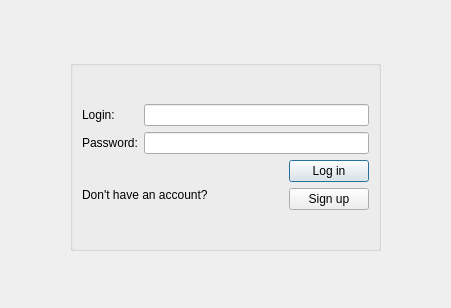
<?xml version="1.0" encoding="UTF-8"?>
<ui version="4.0">
 <class>BeginWindow</class>
 <widget class="QDialog" name="BeginWindow">
  <property name="geometry">
   <rect>
    <x>0</x>
    <y>0</y>
    <width>451</width>
    <height>308</height>
   </rect>
  </property>
  <property name="windowTitle">
   <string>Dialog</string>
  </property>
  <widget class="QGroupBox" name="groupBox">
   <property name="geometry">
    <rect>
     <x>70</x>
     <y>60</y>
     <width>311</width>
     <height>191</height>
    </rect>
   </property>
   <property name="title">
    <string/>
   </property>
   <layout class="QGridLayout" name="gridLayout">
    <item row="0" column="0">
     <layout class="QVBoxLayout" name="verticalLayout_5">
      <item>
       <layout class="QHBoxLayout" name="horizontalLayout">
        <item>
         <layout class="QVBoxLayout" name="verticalLayout_2">
          <item>
           <widget class="QLabel" name="label">
            <property name="text">
             <string>Login:</string>
            </property>
           </widget>
          </item>
          <item>
           <widget class="QLabel" name="label_2">
            <property name="text">
             <string>Password:</string>
            </property>
           </widget>
          </item>
         </layout>
        </item>
        <item>
         <layout class="QVBoxLayout" name="verticalLayout">
          <item>
           <widget class="QLineEdit" name="lineEdit_login">
            <property name="enabled">
             <bool>true</bool>
            </property>
            <property name="baseSize">
             <size>
              <width>0</width>
              <height>0</height>
             </size>
            </property>
           </widget>
          </item>
          <item>
           <widget class="QLineEdit" name="lineEdit_password">
            <property name="echoMode">
             <enum>QLineEdit::Password</enum>
            </property>
           </widget>
          </item>
         </layout>
        </item>
       </layout>
      </item>
      <item>
       <layout class="QHBoxLayout" name="horizontalLayout_2">
        <item>
         <layout class="QVBoxLayout" name="verticalLayout_4">
          <item>
           <spacer name="horizontalSpacer">
            <property name="orientation">
             <enum>Qt::Horizontal</enum>
            </property>
            <property name="sizeHint" stdset="0">
             <size>
              <width>40</width>
              <height>20</height>
             </size>
            </property>
           </spacer>
          </item>
          <item>
           <widget class="QLabel" name="label_3">
            <property name="text">
             <string>Don't have an account?</string>
            </property>
           </widget>
          </item>
         </layout>
        </item>
        <item>
         <layout class="QVBoxLayout" name="verticalLayout_3">
          <item>
           <widget class="QPushButton" name="pushButton_login">
            <property name="text">
             <string>Log in</string>
            </property>
           </widget>
          </item>
          <item>
           <widget class="QPushButton" name="pushButton_signin">
            <property name="text">
             <string>Sign up</string>
            </property>
           </widget>
          </item>
         </layout>
        </item>
       </layout>
      </item>
     </layout>
    </item>
   </layout>
  </widget>
 </widget>
 <resources/>
 <connections/>
</ui>
